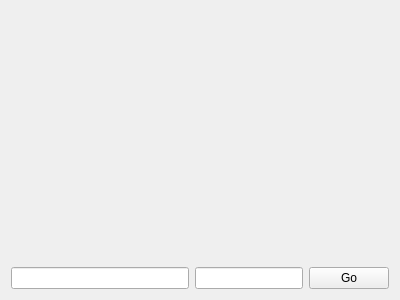
<?xml version="1.0" encoding="UTF-8"?>
<ui version="4.0">
 <class>StatusView</class>
 <widget class="QWidget" name="StatusView">
  <property name="geometry">
   <rect>
    <x>0</x>
    <y>0</y>
    <width>400</width>
    <height>300</height>
   </rect>
  </property>
  <property name="windowTitle">
   <string>Form</string>
  </property>
  <layout class="QVBoxLayout" name="verticalLayout">
   <item>
    <spacer name="verticalSpacer">
     <property name="orientation">
      <enum>Qt::Vertical</enum>
     </property>
     <property name="sizeHint" stdset="0">
      <size>
       <width>20</width>
       <height>40</height>
      </size>
     </property>
    </spacer>
   </item>
   <item>
    <layout class="QHBoxLayout" name="horizontalLayout">
     <item>
      <widget class="QLineEdit" name="lineEditHost">
       <property name="sizePolicy">
        <sizepolicy hsizetype="Expanding" vsizetype="Fixed">
         <horstretch>0</horstretch>
         <verstretch>0</verstretch>
        </sizepolicy>
       </property>
      </widget>
     </item>
     <item>
      <widget class="QLineEdit" name="lineEditPort">
       <property name="sizePolicy">
        <sizepolicy hsizetype="Minimum" vsizetype="Fixed">
         <horstretch>0</horstretch>
         <verstretch>0</verstretch>
        </sizepolicy>
       </property>
      </widget>
     </item>
     <item>
      <widget class="QPushButton" name="pushButton">
       <property name="text">
        <string>Go</string>
       </property>
      </widget>
     </item>
    </layout>
   </item>
  </layout>
 </widget>
 <resources/>
 <connections/>
</ui>
